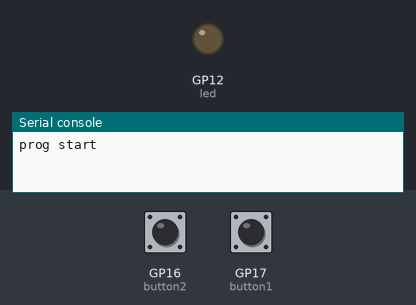
Simulated run of this program. Board: Raspberry Pi Pico running MicroPython. On the bench: output pins drawn as LEDs (lit = HIGH), the last lines printed to the serial console. Dashed ring = blinking. The inputs (shaded band) are chosen by the test bench; at power-on: GP16 (button2) LOW, GP17 (button1) HIGH.

Above: at 1.2 s.
1.3 s: GP16 (button2) pulled HIGH for 0.6 s
At 2.4 s:
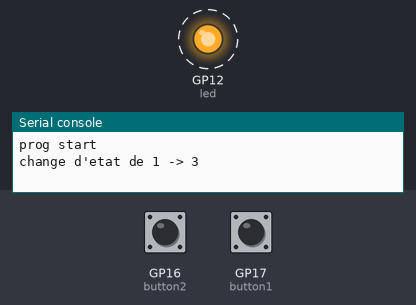
4.9 s: GP17 (button1) pulled LOW for 0.6 s
At 5.8 s:
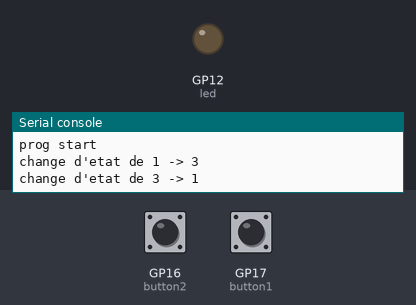
7.0 s: GP17 (button1) pulled LOW for 1 s
At 8.8 s:
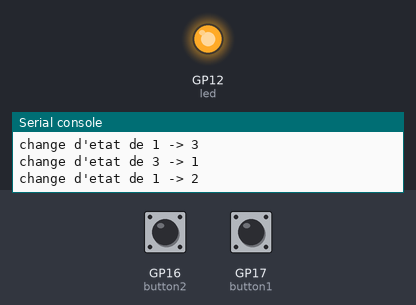
9.5 s: GP17 (button1) pulled LOW for 3.2 s
At 10.8 s:
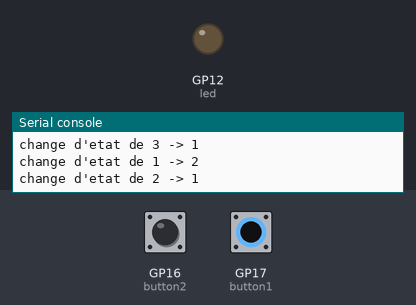
Timing chart, 0 to 12.5 s (numbered marks = the images above; inputs shaded):
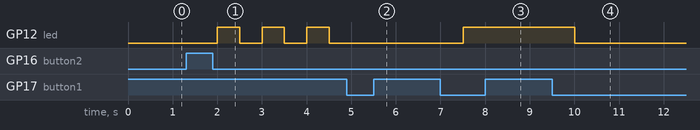

The program:

fsm1-2buttons1LED.py
```python
''' fsm1 : exemple de machine à état avec 2 boutons et 1 led. 3 états : Off/On/Clignotte. Transitions: Off->bt1->On->bt1->Off  On|Off->bt2->Clignotte->bt1->Off
    C'est plus clair avec le fichier fsm1-drawio.png qui peut être ouvert comme une image ou avec le logiciel DrawIO et qui permet de créer ces diagrammes.
    C'est une machine à état de système synchrone car le test des transitions est fait de manière synchrone toutes les X millisecondes.
    exemple créé à partir de lesson18 et des vidéos suivantes :
    https://www.youtube.com/watch?v=HJx3DeW7J4Q (FR)
    https://www.youtube.com/watch?v=Ar1CYfRxs38&list=PLEVjCycRK1D0YvSf9bTjISthjLdoXacy8&index=20 (FR codé en C)
    https://www.youtube.com/watch?v=p1gv4x01zNQ (FR codé en unity)
    https://www.youtube.com/watch?v=E45v2dD3IQU (EN codé en python)
'''

from machine import Pin
from time import sleep
button1 = Pin(17, Pin.IN, Pin.PULL_UP) # Pin.PULL_UP indique que l'on veut que cette pin soit relié à un courant de 3.3V et une résistance de 10 ohm. L'autre patte du bouton relié à GND.
button2 = Pin(16, Pin.IN, Pin.PULL_DOWN) # Pin.PULL_DOWN indique que l'on veut que cette pin soit relié au Ground (GND) et une résistance de 10 ohm. L'autre patte du bouton doit être relié à 3V3(OUT).
led = Pin(12, Pin.OUT)
wait_seconds = 0.5 # délai entre 2 boucles de refresh des états et test des transitions

# Cette classe n'est là que pour clarifier l'utilisation des états et se rapprocher d'un enum (qui n'existe pas en micropython)
class State():
    Off = 1
    On = 2
    Clignotte = 3

def run_state(state):
    '''fonction qui exécute l'état'''
    global current_led_value, led
    if state == State.Off:
        led.value(False)
    elif state == State.On:
        led.value(True)
        # Note : au lieu de faire un appel qui change la LED à chaque boucle, on aurait pu ne la changer qu'à l'entrée dans cet état et à la sortie de cet état
    elif state == State.Clignotte:
        current_led_value = not current_led_value
        led.value(current_led_value)

def change_state(state):
    '''fonction qui réalise le changement d'état.
        Cette fonction n'a pas beaucoup d'intérêt sauf pour réaliser des opérations quand on entre ou qu'on quitte un état
    '''
    global current_state
    if current_state != state:
        leave_state(current_state) # avant de changer, on quitte l'ancien état

        # change l'état
        print(f"change d'etat de {current_state} -> {state}")
        current_state = state

        enter_state(state) # après avoir changé, on entre dans le nouvel état

def enter_state(state):
    '''point d'entrée où on peut exécuter des choses quand on entre dans l'état'''
    global current_led_value, led
    if state == State.Clignotte: # init l'état Clignotte
        current_led_value = False
        led.value(current_led_value)
def leave_state(state):
    '''point d'entrée où on peut exécuter des choses quand on sort de l'état'''
    global led
    if state == State.Clignotte:
        led.value(False) # remet la led à éteinte, parce que pourquoi pas

def transitions():
    '''fonction qui teste s'il y a des transitions déclenchées et si c'est le cas change d'état'''
    global current_state
    bt1_new_pressed = is_bt1_new_pressed()
    bt2_new_pressed = is_bt2_new_pressed()
    new_state = None
    if current_state == State.Off:
        if bt1_new_pressed: new_state = State.On
        if bt2_new_pressed: new_state = State.Clignotte
    elif current_state == State.On:
        if bt1_new_pressed: new_state = State.Off
        if bt2_new_pressed: new_state = State.Clignotte
    elif current_state == State.Clignotte:
        if bt1_new_pressed: new_state = State.Off

    if new_state != None:
        change_state(new_state)

bt1_last_pressed=False
def is_bt1_new_pressed():
    '''fonction permettant juste de savoir si le bouton vient à l'instant d'être enfoncé (et ignore les cas où il était déjà enfoncé avant)'''
    global button1, bt1_last_pressed
    bt1_pressed=not button1.value() # car PULL_UP, défaut 1 et si enfoncé 0
    ret=False
    if bt1_pressed and not bt1_last_pressed:
        ret=True
    bt1_last_pressed=bt1_pressed
    return ret

bt2_last_pressed=False
def is_bt2_new_pressed():
    '''fonction permettant juste de savoir si le bouton vient à l'instant d'être enfoncé (et ignore les cas où il était déjà enfoncé avant)'''
    global button2, bt2_last_pressed
    bt2_pressed=button2.value() # car PULL_DOWN, defaut 0 et si enfoncé 1
    ret=False
    if bt2_pressed and not bt2_last_pressed:
        ret=True
    bt2_last_pressed=bt2_pressed
    return ret


############### MAIN #################

current_state=State.Off # init
current_led_value=False
print('prog start')
while True:
    try:
        run_state(current_state) # refresh l'état en cours
        transitions()            # vérifie s'il y a des transitions
        sleep(wait_seconds)
    except KeyboardInterrupt: # Ctrl-C
        break

print('prog end')
led.off()
```

Measured:
- after the input at 1.3 s, GP12 (led): alternates HIGH for 0.50 s and LOW for 0.50 s, starting after 0.70 s
- after the input at 4.9 s, GP12 (led): stops changing and stays LOW
- after the input at 7.0 s, GP12 (led): LOW → HIGH after 0.51 s
- after the input at 9.5 s, GP12 (led): HIGH → LOW after 0.51 s
